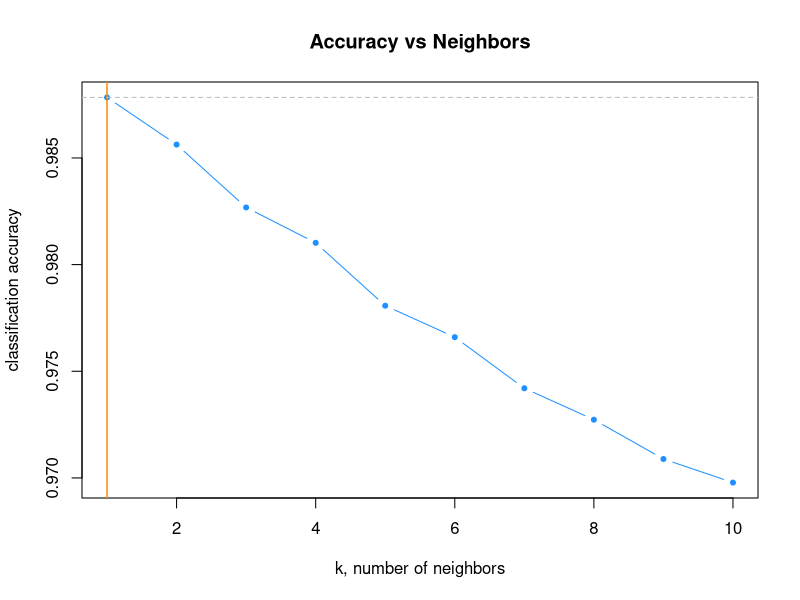

Write R code to recreate this figure.
## ---- chunk 1
library(tidyverse)
library(ggplot2)
library(plyr)
library(corrplot)
library(utils)
library(MASS)
library(ROCR)
library(caret)
library(gmodels)
library(class) # Knn algorithm
library(patchwork)
library(psych)
## ---- chunk 2
training_data <- read.csv('training_data.csv')
testing_data <- read.csv('testing_data.csv')
## ---- chunk 3
training_data <- training_data %>% 
  dplyr::select(-X)
training_data$NATUSBORN_A <- as.factor(training_data$NATUSBORN_A)
training_data$SEX_A <- as.factor(training_data$NATUSBORN_A)
training_data$CVDDIAG_A <- as.factor(training_data$CVDDIAG_A)
training_data$REGION <- as.factor(training_data$REGION)
training_data$HYPEV_A <- as.factor(training_data$HYPEV_A)
training_data$CHLEV_A <- as.factor(training_data$CHLEV_A)
training_data$ASEV_A <- as.factor(training_data$ASEV_A)
training_data$DIBEV_A <- as.factor(training_data$DIBEV_A)
training_data$MEDNG12M_A <- as.factor(training_data$MEDNG12M_A)
training_data$PAYWORRY_A <- as.factor(training_data$PAYWORRY_A)
training_data$RACEALLP_A <- as.factor(training_data$RACEALLP_A)
training_data$MEDRXTRT_A <- as.factor(training_data$MEDRXTRT_A)
training_data$HLTHCOND_A <- as.factor(training_data$HLTHCOND_A)
training_data$DEPEV_A <- as.factor(training_data$DEPEV_A)
str(training_data)
## ---- chunk 4
testing_data <- testing_data %>% 
  dplyr::select(-X)
testing_data$NATUSBORN_A <- as.factor(testing_data$NATUSBORN_A)
testing_data$SEX_A <- as.factor(testing_data$NATUSBORN_A)
testing_data$CVDDIAG_A <- as.factor(testing_data$CVDDIAG_A)
testing_data$REGION <- as.factor(testing_data$REGION)
testing_data$HYPEV_A <- as.factor(testing_data$HYPEV_A)
testing_data$CHLEV_A <- as.factor(testing_data$CHLEV_A)
testing_data$ASEV_A <- as.factor(testing_data$ASEV_A)
testing_data$DIBEV_A <- as.factor(testing_data$DIBEV_A)
testing_data$MEDNG12M_A <- as.factor(testing_data$MEDNG12M_A)
testing_data$PAYWORRY_A <- as.factor(testing_data$PAYWORRY_A)
testing_data$RACEALLP_A <- as.factor(testing_data$RACEALLP_A)
testing_data$MEDRXTRT_A <- as.factor(testing_data$MEDRXTRT_A)
testing_data$HLTHCOND_A <- as.factor(testing_data$HLTHCOND_A)
testing_data$DEPEV_A <- as.factor(testing_data$DEPEV_A)
str(testing_data)
## ---- chunk 5
knn_model = knn(training_data, testing_data, cl = training_data$CVDDIAG_A, k=2)
tab_knn = table(knn_model, testing_data$CVDDIAG_A)

(tab_knn[2] + tab_knn[3]) / (tab_knn[1] + tab_knn[2] + tab_knn[3] + tab_knn[4])
tab_knn
## ---- chunk 6
precision <- tab_knn[1] / (tab_knn[1] + tab_knn[3])
error_rate <- (tab_knn[2] + tab_knn[3]) / (tab_knn[1] + tab_knn[2] + tab_knn[3] + tab_knn[4])
accuracy <- 1 - error_rate
sensitivity <- tab_knn[4] / (tab_knn[3] + tab_knn[4])

cat("Precision:", precision, "\n")
cat("Accuracy:", accuracy, "\n")
cat("Error Rate:", error_rate, "\n")
cat("Sensitivity:", sensitivity)
## ---- chunk 7
accuracy = function(actual, predicted) {
  mean(actual == predicted)
}

accuracy(actual = testing_data$CVDDIAG_A,
         predicted = knn(train = training_data, 
                         test = testing_data, 
                         cl = training_data$CVDDIAG_A, k = 2))

## ---- chunk 8
set.seed(42)
k_to_try = 1:10
acc_k = rep(x = 0, times = length(k_to_try))

accuracy = function(actual, predicted) {
  mean(actual == predicted)
}

for(i in seq_along(k_to_try)) {
  pred = knn(train = training_data, 
             test = testing_data, 
             cl = training_data$CVDDIAG_A, 
             k = k_to_try[i])
  acc_k[i] = accuracy(testing_data$CVDDIAG_A, pred)
}
## ---- chunk 9
# plot accuracy vs choice of k
plot(acc_k, type = "b", col = "dodgerblue", cex = 1, pch = 20, 
     xlab = "k, number of neighbors", ylab = "classification accuracy",
     main = "Accuracy vs Neighbors")
# add lines indicating k with best accuracy
abline(v = which(acc_k == max(acc_k)), col = "darkorange", lwd = 1.5)
# add line for max accuracy seen
abline(h = max(acc_k), col = "grey", lty = 2)
# add line for prevalence in test set
abline(h = mean(testing_data$CVDDIAG_A == "2"), col = "grey", lty = 2)
